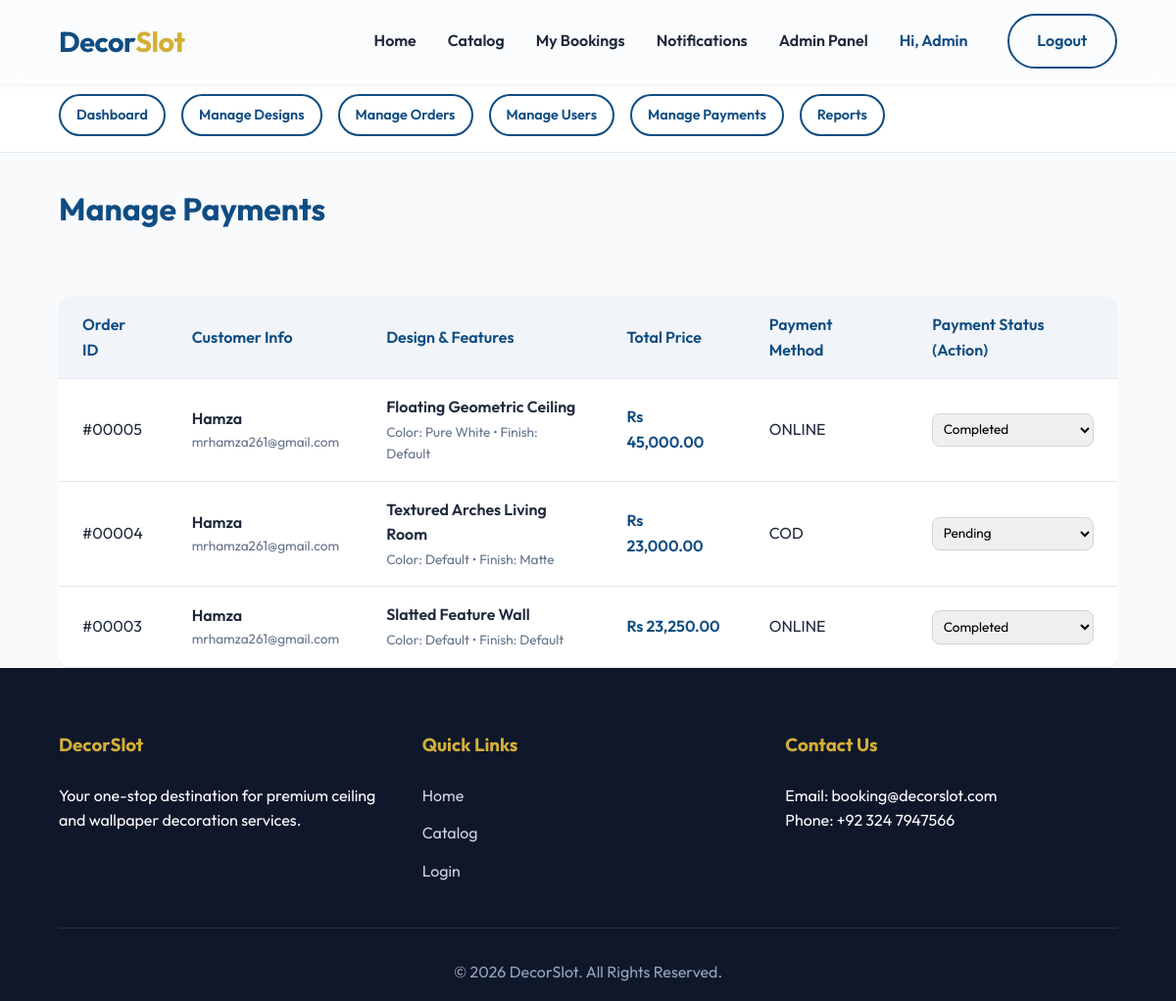
Page /admin/payments.php (signed in) on the committed database.
### tables this page shows
CREATE TABLE `bookings` (
  `id` int(11) NOT NULL,
  `user_id` int(11) DEFAULT NULL,
  `design_id` int(11) DEFAULT NULL,
  `dimensions_sqft` decimal(10,2) NOT NULL,
  `total_price` decimal(10,2) NOT NULL,
  `scheduled_datetime` datetime NOT NULL,
  `status` enum('pending','approved','dispatched','completed','cancelled') DEFAULT 'pending',
  `payment_status` enum('pending','completed') DEFAULT 'pending',
  `payment_method` enum('online','cod') DEFAULT 'cod',
  `color_preference` varchar(50) DEFAULT 'Default',
  `material_finish` varchar(50) DEFAULT 'Default',
  `created_at` timestamp NOT NULL DEFAULT current_timestamp()
);

CREATE TABLE `users` (
  `id` int(11) NOT NULL,
  `name` varchar(100) NOT NULL,
  `email` varchar(100) NOT NULL,
  `phone` varchar(20) DEFAULT NULL,
  `address` text DEFAULT NULL,
  `password_hash` varchar(255) NOT NULL,
  `role` enum('customer','admin') DEFAULT 'customer',
  `created_at` timestamp NOT NULL DEFAULT current_timestamp()
);

CREATE TABLE `designs` (
  `id` int(11) NOT NULL,
  `category_id` int(11) DEFAULT NULL,
  `title` varchar(100) NOT NULL,
  `description` text DEFAULT NULL,
  `price_per_sqft` decimal(10,2) NOT NULL,
  `theme` varchar(50) DEFAULT NULL,
  `image_url` varchar(255) DEFAULT NULL,
  `created_at` timestamp NOT NULL DEFAULT current_timestamp()
);

### admin/payments.php (the view, shortened to what this page needs)
<?php
require_once "../includes/db.php";
include "../includes/header.php";
include "layout.php";
$result = $conn->query(
    "SELECT b.*, u.name as customer_name, u.email as customer_email, u.phone, d.title as design_title FROM bookings b JOIN users u ON b.user_id = u.id JOIN designs d ON b.design_id = d.id ORDER BY b.created_at DESC"
);
$bookings = $result->fetch_all(MYSQLI_ASSOC);
?>
<div class="admin-payments-container">
    <h1 class="admin-payments-heading">Manage Payments</h1>
    <div class="admin-payments-table-wrapper">
        <table class="dashboard-table">
            <thead>
                <tr>
                    <th>Order ID</th>
                    <th>Customer Info</th>
                    <th>Design & Features</th>
                    <th>Total Price</th>
                    <th>Payment Method</th>
                    <th>Payment Status (Action)</th>
                </tr>
            </thead>
            <tbody>
                <?php foreach ($bookings as $b): ?>
                    <tr>
                        <td>#<?= str_pad($b["id"], 5, "0", STR_PAD_LEFT) ?></td>
                        <td>
                            <div class="admin-payments-bold"><?= htmlspecialchars($b["customer_name"]) ?></div>
                            <div class="admin-payments-light"><?= htmlspecialchars($b["customer_email"]) ?></div>
                        </td>
                        <td>
                            <div style="font-weight: 600;"><?= htmlspecialchars($b["design_title"]) ?></div>
                            <div class="admin-payments-light" style="margin-top:2px;">Color: <?= htmlspecialchars($b["color_preference"]) ?> &bull; Finish: <?= htmlspecialchars($b["material_finish"]) ?></div>
                        </td>
                        <td>
                            <div class="admin-payments-bold-primary">Rs <?= number_format($b["total_price"], 2) ?></div>
                        </td>
                        <td>
                            <?= strtoupper($b["payment_method"]) ?>
                        </td>
                        <td>
                            <form method="POST" class="admin-payments-form">
                                <select name="payment_status" class="form-control admin-payments-select" onchange="this.form.submit()">
                                    <option value="pending" <?= $b["payment_status"] === "pending" ? "selected" : "" ?>>Pending</option>
                                    <option value="completed" <?= $b["payment_status"] === "completed" ? "selected" : "" ?>>Completed</option>
                                </select>
                            </form>
                        </td>
                    </tr>
                <?php endforeach; ?>
            </tbody>
        </table>
    </div>
</div>
<?php include "../includes/footer.php"; ?>

### assets/css/style.css (style rules this page uses)
:root { --primary-color: #0f4c81; --primary-glow: rgba(15, 76, 129, 0.4); --secondary-color: #d4af37; --bg-color: #f8fafc; --text-color: #1e293b; --text-light: #64748b; --white: #ffffff; --glass-bg: rgba(255, 255, 255, 0.35); --glass-border: rgba(255, 255, 255, 0.2); --border-radius: 12px; --transition: all 0.3s cubic-bezier(0.4, 0, 0.2, 1); }
* { margin: 0; padding: 0; box-sizing: border-box; }
body { font-family: 'Outfit', sans-serif; background-color: var(--bg-color); color: var(--text-color); line-height: 1.6; overflow-x: hidden; }
.form-control { width: 100%; padding: 0.8rem 1rem; border: 1px solid #cbd5e1; border-radius: 8px; font-family: inherit; font-size: 1rem; transition: var(--transition); }
.dashboard-table { width: 100%; border-collapse: collapse; margin-top: 2rem; background: var(--white); border-radius: var(--border-radius); overflow: hidden; box-shadow: 0 4px 6px -1px rgba(0, 0, 0, 0.05); }
.dashboard-table th, .dashboard-table td { padding: 1rem 1.5rem; text-align: left; border-bottom: 1px solid #e2e8f0; }
.dashboard-table th { background-color: #f1f5f9; font-weight: 600; color: var(--primary-color); }

### admin/payments.php (style rules this page uses)
.admin-payments-container { padding: 0 5%; max-width: 1400px; margin: 0 auto; min-height: 60vh; }
.admin-payments-heading { color: var(--primary-color); margin-bottom: 2rem; }
.admin-payments-table-wrapper { overflow-x: auto; }
.admin-payments-bold { font-weight: 600; color: var(--text-color); }
.admin-payments-light { font-size: 0.85rem; color: var(--text-light); }
.admin-payments-bold-primary { font-weight: 600; color: var(--primary-color); }
.admin-payments-form { display: flex; gap: 0.5rem; }
.admin-payments-select { padding: 0.4rem; font-size: 0.85rem; }

### rows in the picture
bookings: id "00005", user.name "Hamza", user.email "mrhamza261@gmail.com", design.title "Floating Geometric Ceiling", color_preference "Pure White", material_finish "Default", total_price "45,000.00", payment_method "ONLINE", payment_status "Completed"
bookings: id "00004", user.name "Hamza", user.email "mrhamza261@gmail.com", design.title "Textured Arches Living Room", color_preference "Default", material_finish "Matte", total_price "23,000.00", payment_method "COD", payment_status "Pending"
bookings: id "00003", user.name "Hamza", user.email "mrhamza261@gmail.com", design.title "Slatted Feature Wall", color_preference "Default", material_finish "Default", total_price "23,250.00", payment_method "ONLINE", payment_status "Completed"

### other values in the picture
$_SESSION["user_name"] "Admin"
